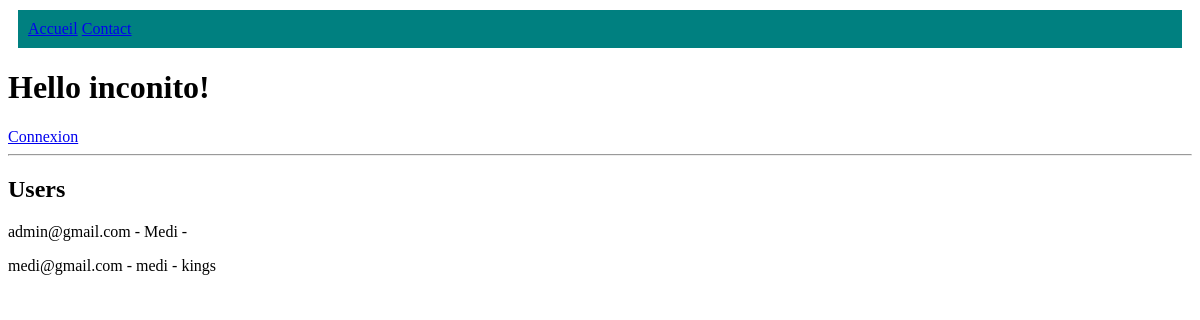
/post/, run on an earlier commit of the app's database.
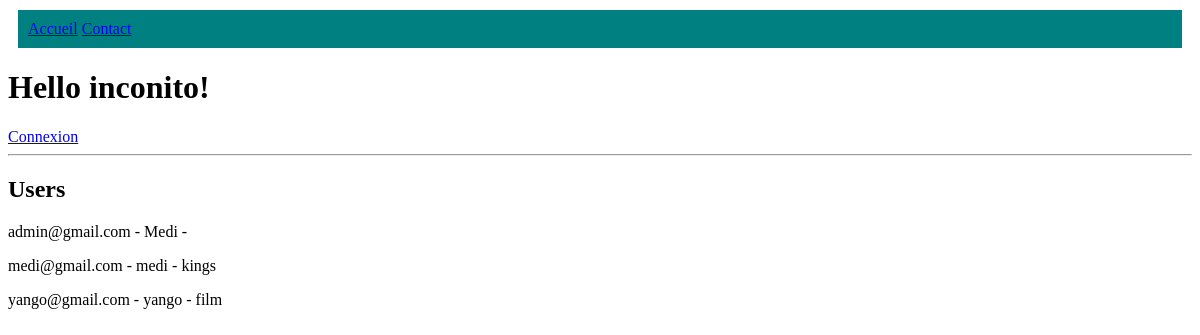
And on a later commit of the database.
### accounts/models.py (models this page shows, shortened)
class CustomUser(AbstractUser):
    username = None
    email = models.EmailField(_('email'), unique=True)
    first_name = models.CharField(_('first_name'), max_length=50)
    last_name = models.CharField(_('last_name'), max_length=50)
    USERNAME_FIELD  = 'email'
    REQUIRED_FIELDS = ['first_name']
    objects = CustomUserManager()

### post/views.py (the view)
# urls.py: path('', Home, name='home'),
def Home(request):
    users = User.objects.all()
    template_name = 'post/index.html'
    context = {'users': users}
    return render(request, template_name, context)

### templates/post/index.html (shortened to what this page needs)
<!DOCTYPE html>
<html>
   <head>
   </head>
   <body>
      <p style="background-color: teal; padding: 10px; margin: 10px; color: #fff;">
         <a href="{% url 'home' %}">Accueil</a>
         <a href="{% url 'contact' %}">Contact</a>
      </p>
    {% if user.is_authenticated %}
    <h1>Hello {{request.user.email}}!</h1>
    <a href="{% url 'logout' %}">Deconnexion</a>
    {% else %}
    <h1>Hello inconito!</h1>
    <a href="{% url 'login' %}">Connexion</a>
    {% endif %}
    <hr>
    <h2>Users</h2>
    {% for user in users %}
    <p>{{user.email}} - {{user.first_name}} - {{user.last_name}}</p>
    {% endfor %}
   </body>
</html>

What changed in the data, as far as the page shows it:
added CustomUser: email "yango@gmail.com", first_name "yango", last_name "film"
